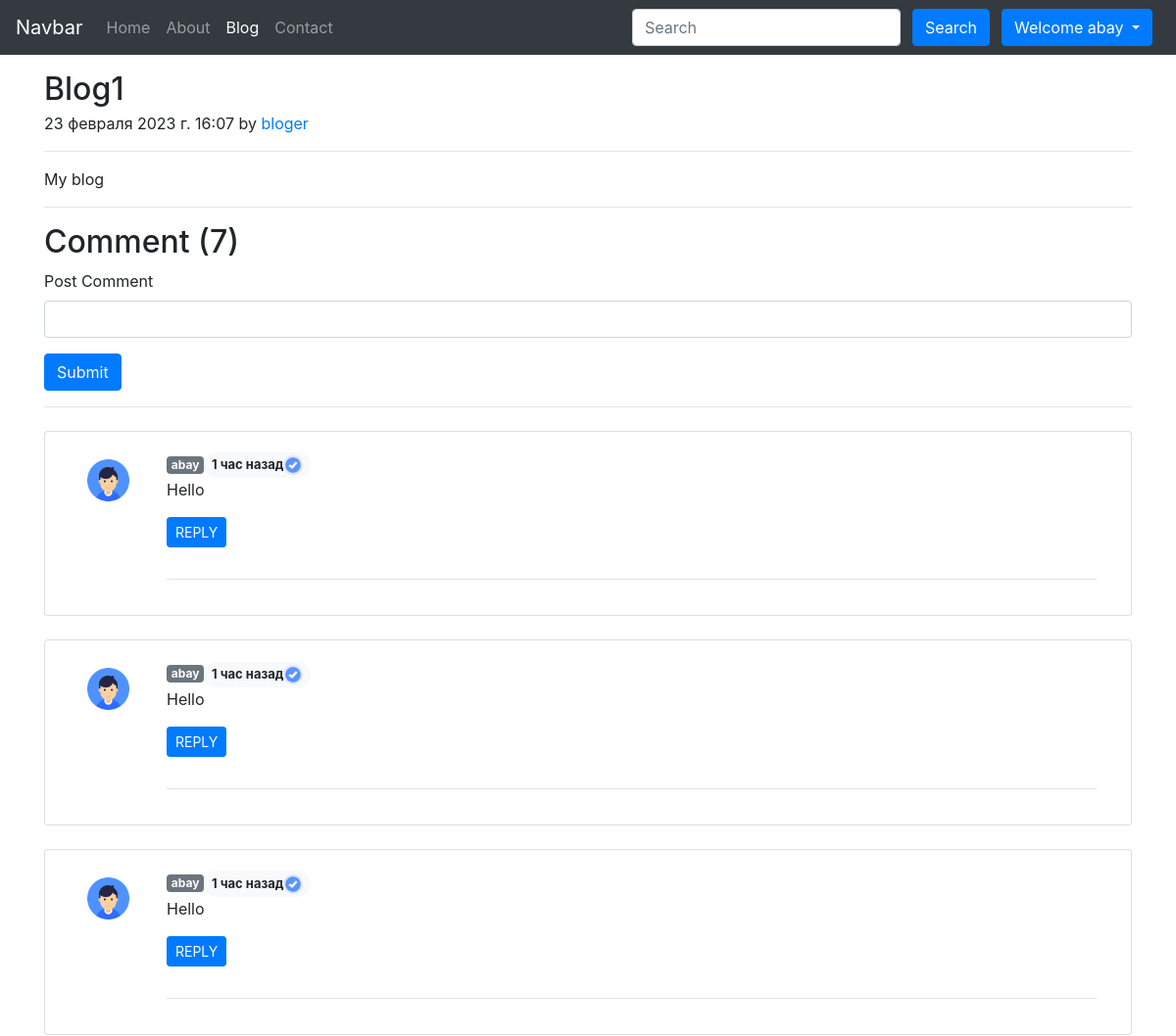
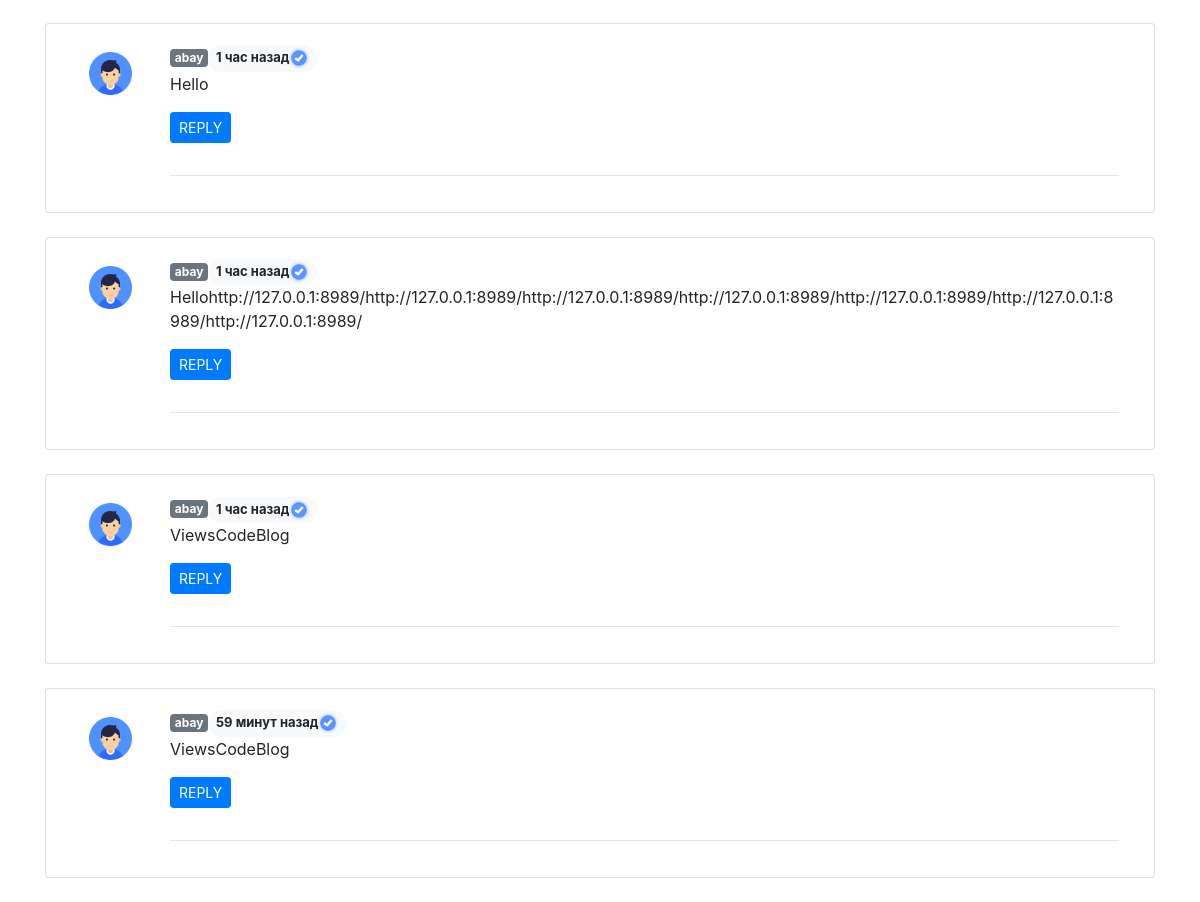
The page /blog/superbloger (signed in) on the database its author committed (2 pictures, top to bottom).
### Blog/models.py (models this page shows, shortened)
class Post(models.Model):
    sno = models.AutoField(primary_key = True)
    title = models.CharField(max_length = 100, verbose_name = 'Заголовок')
    text = models.TextField(verbose_name = "Описане")
    author = models.CharField(max_length = 30, verbose_name = 'Автор')
    slug = models.CharField(max_length = 300, verbose_name = 'Категории')
    timeStamp = models.DateTimeField(default = datetime.now, blank = True,
                verbose_name = 'Дата публикации')

class BlogComment(models.Model):
    sno = models.AutoField(primary_key = True)
    comment = models.TextField(verbose_name = 'Комментарии')
    user = models.ForeignKey(User, on_delete = models.CASCADE, verbose_name = 'Пользователь')
    post = models.ForeignKey(Post, on_delete = models.CASCADE, verbose_name = 'Пост')
    parent = models.ForeignKey('self', null = True, blank = True, on_delete = models.CASCADE, verbose_name = 'Родитель')
    timeStamp = models.DateTimeField(default = now, verbose_name = 'Дата публикации')
    class Meta:
        verbose_name = 'Комментарии'
        verbose_name_plural = 'Комментарии'

### Blog/views.py (the view)
# urls.py: path('<str:slug>', views.blogPost, name = 'blogPost'),
def blogPost(request, slug):
    post = Post.objects.filter(slug = slug)[0]
    comments = BlogComment.objects.filter(post = post, parent = None)
    replies = BlogComment.objects.filter(post = post).exclude(parent = None)
    replyDict = {}
    for reply in replies:
        if reply.parent.sno not in replyDict.keys():
            replyDict[reply.parent.sno] = [reply]
        else:
            replyDict[reply.parent.sno].append(reply)
    context = {'post': post, 'comments': comments, 'replyDict': replyDict}
    return render(request, 'blog/blogPost.html', context = context)

### Blog/templatetags/extras.py (called while the page is built)
@register.filter(name='get_val')
def get_val(dict,key):
    return dict.get(key)

### templates/blog/blogPost.html (shortened to what this page needs)
{% extends 'base.html' %}
{% load humanize %}
{% load static %}
{% load extras %}
{% block activeBlog %}active{% endblock activeBlog %}
{% block body %}
<div class="container my-3">
    <h2 class="blog-post-title mb-1">{{post.title}}</h2>
    <p class="blog-post-meta">{{ post.timeStamp }} by <a href="/about/">{{post.author}}</a></p>
    <hr class="solid">
    <p>{{post.text}}</p>
    <hr class="solid">
</div>
<div class="container">
    <h2>Comment ({{ comments.count }})</h2>
    <form action="/blog/postComment" method="post"> {% csrf_token %}
        <div class="mb-3">
            <label for="comment" class="form-label">Post Comment</label>
            <input name="comment" type="text" class="form-control" id="comment" aria-describedby="text">
        </div>
        <button type="submit" class="btn btn-primary">Submit</button>
    </form>
    <hr class="rounded">
    {% for comment in comments %}
    <div class="card my-4">
        <div class=" card-body row mx-0">
            <div class="col-md-1">
                <img src="{% static 'user.png' %}" class="rounded mx-auto w-100 d-block p-2" alt="...">
            </div>
            <div class="col-md-11">
                {% if comment.user.is_superuser %}
                <span class="badge badge-secondary">{{comment.user.username}}</span><span
                    class="badge badge-pill badge-light" style="font-size:13px;">
                    {{comment.timeStamp | naturaltime}}<img src="{% static 'adminBadge.png' %}"
                        alt="(Admin)"></span><br>{{comment.comment}}
                {% else %}
                <span class="badge badge-secondary">{{comment.user.username}}</span><span
                    class="badge badge-pill badge-light" style="font-size:13px;">
                    {{comment.timeStamp | naturaltime}}</span><br>{{comment.comment}}
                {% endif %}
                <div class="reply mx-0">
                    <a class="btn btn-primary btn-sm my-3" data-toggle="collapse" href="#replyBox{{comment.sno}}"
                        role="button" aria-expanded="false" aria-controls="replyBox{{comment.sno}}">
                        REPLY
                    </a>
                    <div class="replies my-2">
                        <hr class="solid">
                    </div>
                </div>
            </div>
        </div>
    </div>
    {% endfor %}
</div>
{% endblock body %}

### templates/base.html (shortened to what this page needs)
<!doctype html>
<html lang="en">
<head>
    <link rel="stylesheet" href="https://stackpath.bootstrapcdn.com/bootstrap/4.3.1/css/bootstrap.min.css">
</head>
<body>
    <nav class="navbar navbar-expand-lg navbar-dark bg-dark">
        <a class="navbar-brand" href="/">Navbar</a>
        <div class="collapse navbar-collapse" id="navbarSupportedContent">
            <ul class="navbar-nav mr-auto">
                <li class="nav-item {% block activeHome %}{% endblock activeHome %}">
                    <a class="nav-link" href="/">Home <span class="sr-only">(current)</span></a>
                </li>
                <li class="nav-item {% block activeAbout %}{% endblock activeAbout %}">
                    <a class="nav-link" href="/about">About</a>
                </li>
                <li class="nav-item {% block activeBlog %}{% endblock activeBlog %}">
                    <a class="nav-link" href="/blog">Blog</a>
                </li>
                <li class="nav-item {% block activeContact %}{% endblock activeContact %}">
                    <a class="nav-link" href="/contact">Contact</a>
                </li>
            </ul>
            <form method="get" action="/search" class="form-inline my-2 my-lg-0">
                <input name="query" id="query" class="form-control mr-sm-2" type="search" placeholder="Search"
                    aria-label="Search">
                <button class="btn btn-primary my-2 mx-1 my-sm-0" type="submit">Search</button>
                {% if user.is_authenticated %}
                <div class="btn-group">
                    <button type="button" class="btn btn-primary dropdown-toggle mx-2" data-toggle="dropdown" aria-haspopup="true" aria-expanded="false">
                      Welcome {{user.username}}
                    </button>
                  </div>
                {% endif %}
            </form>
        </div>
    </nav>
    {% block body %}{% endblock body %}
</body>
</html>

### rows shown on the page
Post: title "Blog1", timeStamp "23 февраля 2023 г. 16:07", author "bloger", text "My blog"
BlogComment: user.username "abay", timeStamp "1 час назад", comment "Hello"
BlogComment: user.username "abay", timeStamp "1 час назад", comment "Hello"
BlogComment: user.username "abay", timeStamp "1 час назад", comment "Hello"
BlogComment: user.username "abay", timeStamp "1 час назад", comment "Hello"
BlogComment: user.username "abay", timeStamp "1 час назад", comment "Hellohttp://127.0.0.1:8989/http://127.0.0.1:8989/http://127.0.0.1:8989/http://127.0.0.1:8989/http://127.0.0.1:8989/http://127.0.0.1:8989/http://127.0.0.1:8989/"
BlogComment: user.username "abay", timeStamp "1 час назад", comment "ViewsCodeBlog"
BlogComment: user.username "abay", timeStamp "59 минут назад", comment "ViewsCodeBlog"

### other values the page prints
{{ user.username }} "abay"
{{ comments.count }} "7"
